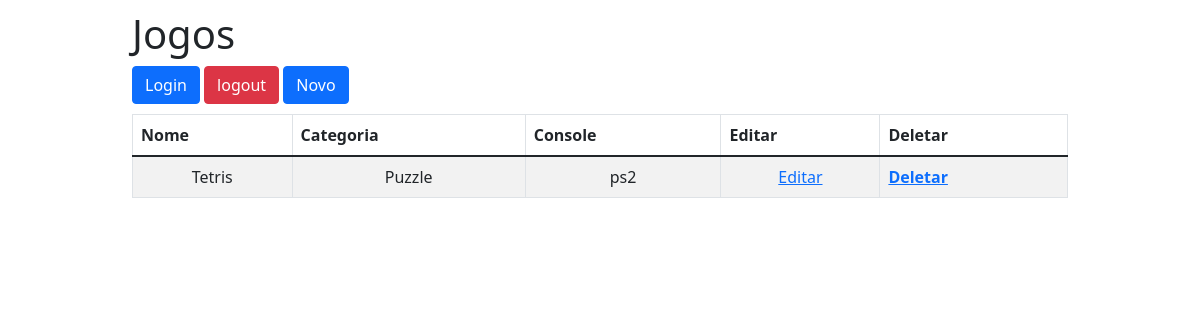
Before: / with the older database file.
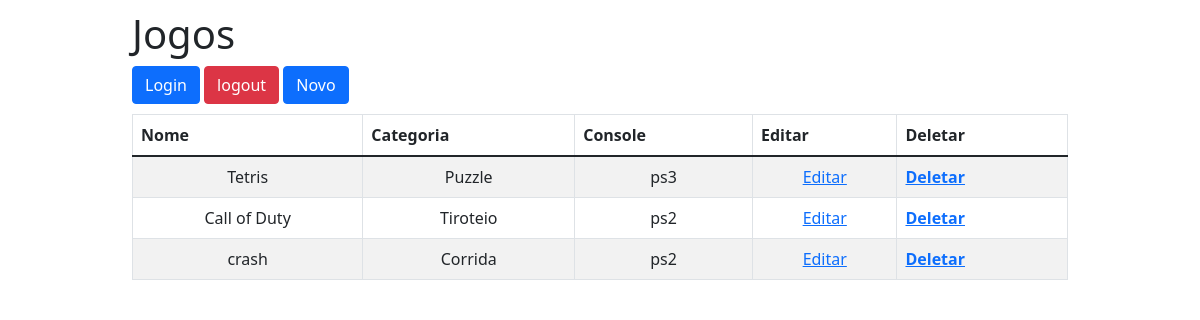
After: the same page with the newer database file.
### models.py (models this page shows, shortened)
class Jogos(db.Model):
    id = db.Column(db.Integer, primary_key=True, autoincrement=True)
    nome = db.Column(db.String(), nullable=False)
    categoria = db.Column(db.String(), nullable=False)
    console = db.Column(db.String(), nullable=False)

### routes_game.py (the view)
@rotas.route('/')
def index():
    lista = Jogos.query.order_by(Jogos.id)
    return render_template('lista.html', titulo='Jogos', jogos=lista)

### templates/lista.html
{% extends "template.html" %}
{% block conteudo %}
        <a class="btn btn-primary" href="{{url_for('rotas.login')}}">Login</a>
        <a class="btn btn-danger" href="{{url_for('rotas.logout')}}">logout</a>
        <a class="btn btn-primary" href="{{url_for('rotas.novo')}}">Novo</a>
        <table class="table table-striped table-responsive table-bordered">
            <thead class="thead-default">
                <tr>
                    <th>Nome</th>
                    <th>Categoria</th>
                    <th>Console</th>
                    <th>Editar</th>
                    <th>Deletar</th>
                </tr>
            </thead>
            <tbody>
                {% for jogo in jogos %}
                <tr>
                    <td>{{ jogo.nome }}</td>
                    <td>{{ jogo.categoria }}</td>
                    <td>{{ jogo.console }}</td>
                    <td><a href="{{url_for('rotas.editar', id=jogo.id )}}">Editar</a> </td>
                    <th><a href="{{url_for('rotas.deletar', id=jogo.id )}}">Deletar</a> </th>
                </tr>
                {% endfor %}
            </tbody>
        </table>
{% endblock %}

### templates/template.html (shortened to what this page needs)
<!DOCTYPE html>
<html>
  <head>
    <link rel="stylesheet" href="{{ url_for('static', filename='bootstrap.css') }}">
    <link rel="stylesheet" href="{{url_for('static', filename='app.css')}}">
  </head>
  <body>
    <div class="container">
        <div class="page-header">
            <h1>{{ titulo }}</h1>
        </div>
        {% block conteudo %}{% endblock %}
    </div>
</body>
</html>

### static/app.css (style rules this page uses)
body { padding-top: 10px; }
.btn { margin-bottom: 10px; }
.container { border-radius: 4px; margin: auto; width: 80%; }
td { text-align: center; }

Changed rows visible on the page:
changed Jogos "Tetris": console "ps2" → "ps3"
added Jogos: nome "Call of Duty", categoria "Tiroteio", console "ps2"
added Jogos: nome "crash", categoria "Corrida", console "ps2"
